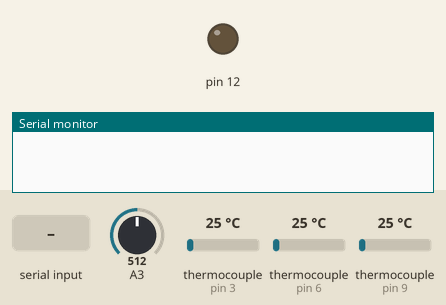
Recording of a sketch running on a simulated Arduino Uno, built with avr-gcc and run on an emulated ATmega328P. Shown: output pins drawn as LEDs (lit = HIGH), the last lines printed to the serial monitor. The test bench sets the inputs (shaded band); at power-on: A3 = 512, thermocouple (sensors on pin 3, pin 6, pin 9) 25 °C.

Above: at 1.2 s.
1.3 s: "2" received over Serial
At 2.5 s:
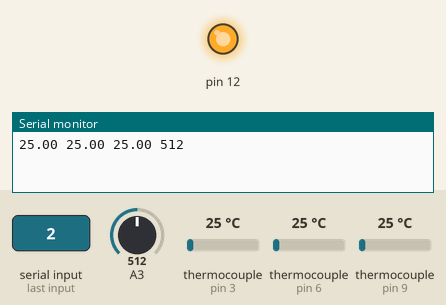
2.8 s: "1" received over Serial
At 3.8 s:
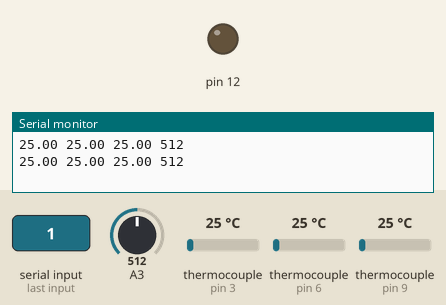
Timing chart, 0 to 5.8 s (numbered marks = the images above; inputs shaded):
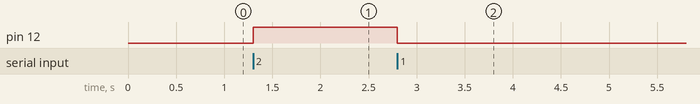

Measured:
- after the input at 1.3 s, pin 12: LOW → HIGH at once
- after the input at 2.8 s, pin 12: HIGH → LOW at once

The sketch:

Temperature-K-type.ino
```cpp
#include "max6675.h"

//Thermocouple 1
int thermo1DO = 2;
int thermo1CS = 3;
int thermo1CLK = 4;
MAX6675 thermocouple1(thermo1CLK, thermo1CS, thermo1DO);

//Thermocouple 2
int thermo2DO = 5;
int thermo2CS = 6;
int thermo2CLK = 7;
MAX6675 thermocouple2(thermo2CLK, thermo2CS, thermo2DO);

//Thermocouple 3
int thermo3DO = 8;
int thermo3CS = 9;
int thermo3CLK = 10;
MAX6675 thermocouple3(thermo3CLK, thermo3CS, thermo3DO);

void setup() {
  Serial.begin(9600);
  pinMode(12, OUTPUT);
}

void loop() {
  if (Serial.available() > 0) {
  int sensorValue3 = analogRead(A3); // Voltage positive

  //String teststr = Serial.readString();  //read until timeout
  int teststr = Serial.read();  //read until timeout
  //teststr.trim();                        // remove any \r \n whitespace at the end of the String
  if (teststr == 49) {            //read 1 = 49
    digitalWrite(12, LOW);
    Serial.print(thermocouple1.readCelsius());
    Serial.print(" ");
    Serial.print(thermocouple2.readCelsius());
    Serial.print(" ");
    Serial.print(thermocouple3.readCelsius());
    Serial.print(" ");
    Serial.println(sensorValue3);
  } else if (teststr == 50){     //read 2 = 50
    digitalWrite(12, HIGH);
    Serial.print(thermocouple1.readCelsius());
    Serial.print(" ");
    Serial.print(thermocouple2.readCelsius());
    Serial.print(" ");
    Serial.print(thermocouple3.readCelsius());
    Serial.print(" ");
    Serial.println(sensorValue3);
  }
   else{
    digitalWrite(2, LOW);
    Serial.println("000 000 000 000");
    }
    }
}
```
